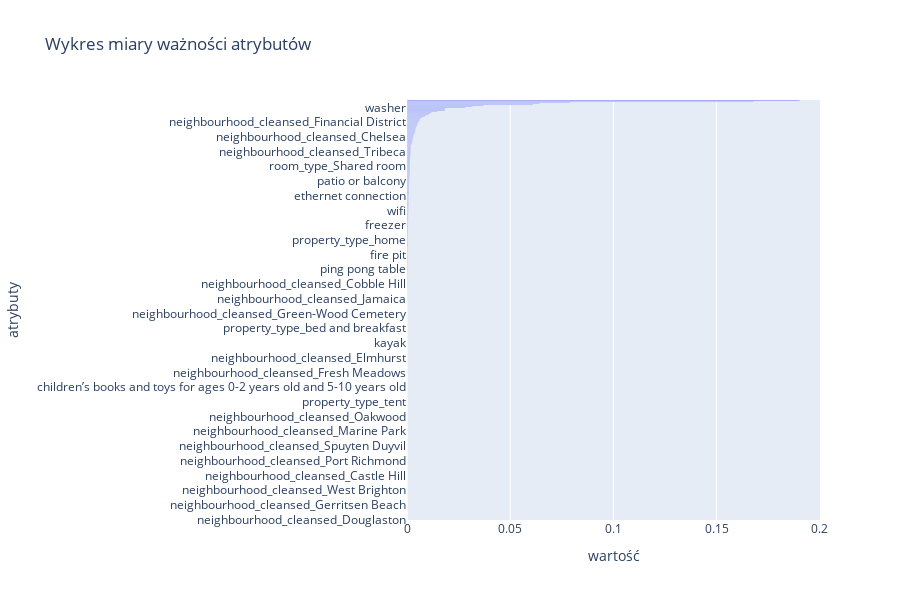

Write notebook code for a chart like this one.
### Code cell
sort = forest.feature_importances_.argsort()
fig = px.bar(y=df_list.columns[sort], x=forest.feature_importances_[sort], height=600, title='Wykres miary ważności atrybutów')
fig.update_layout(xaxis_title='wartość',yaxis_title='atrybuty')
fig.show()

### Figure 1 — Plotly figure (JSON) as saved in the notebook; plotly's stock layout.template omitted (floating-point values rounded to 4 significant figures; data arrays with more than 128 entries replaced by an {"elided": "..."} marker saying what was removed)
{"data": [{"alignmentgroup": "True", "hovertemplate": "x=%{x}<br>y=%{y}<extra></extra>", "legendgroup": "", "marker": {"color": "#636efa", "pattern": {"shape": ""}}, "name": "", "offsetgroup": "", "orientation": "h", "showlegend": false, "textposition": "auto", "type": "bar", "x": {"elided": "428 float values"}, "xaxis": "x", "y": {"elided": "428 str values"}, "yaxis": "y"}], "layout": {"barmode": "relative", "height": 600, "legend": {"tracegroupgap": 0}, "title": {"text": "Wykres miary ważności atrybutów"}, "xaxis": {"anchor": "y", "domain": [0, 1], "title": {"text": "wartość"}}, "yaxis": {"anchor": "x", "domain": [0, 1], "title": {"text": "atrybuty"}}}}
